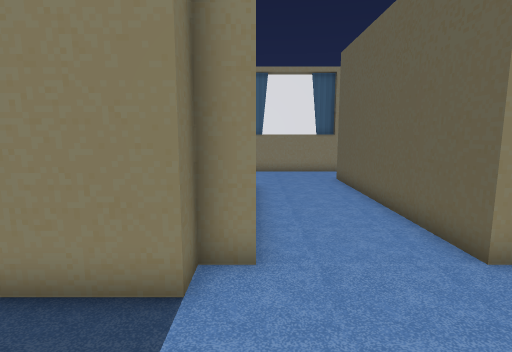
[1] (above)

12 first-person views from a walk through a Unity game level. The camera is 1.5 m above the floor, tilts 8° down and sees 80° across. The floor is counted in squares, 0.67 m on a side. Each view is taken from the middle of a square. On the plan, view 1 faces up. The plan holds only what a view shows up to about 18 squares ahead; the rest is blank. The place goes on beyond the plan. The player character is not drawn. Some surface patterns are stand-ins.

[2]
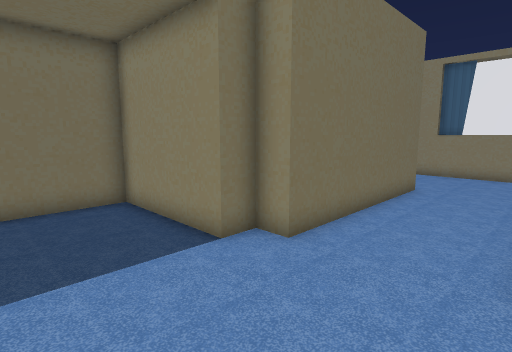

[3]
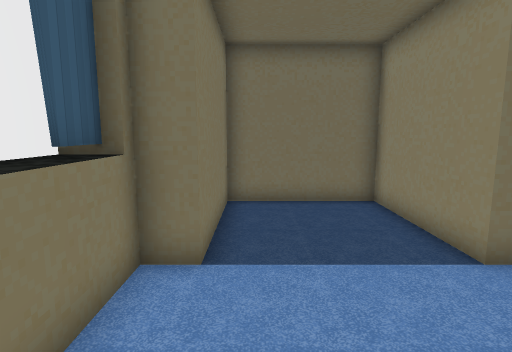

[4]
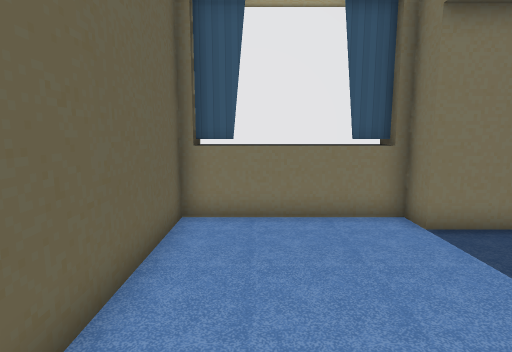

[5]
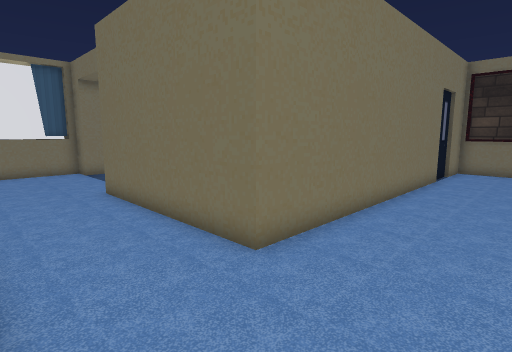

[6]
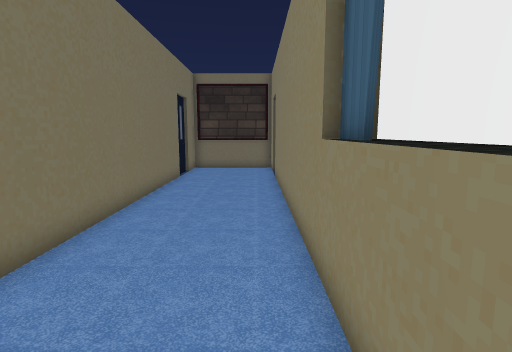

[7]
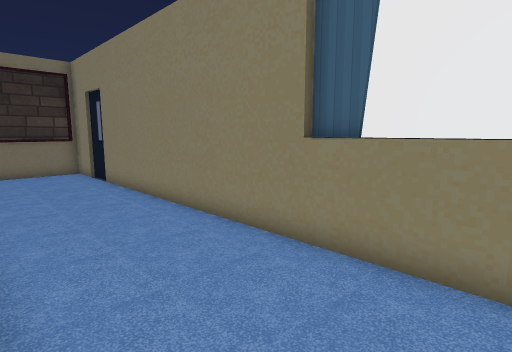

[8]
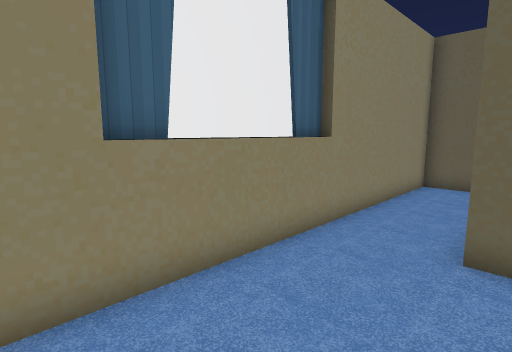

[9]
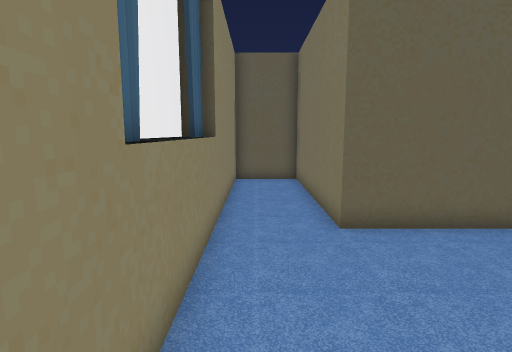

[10]
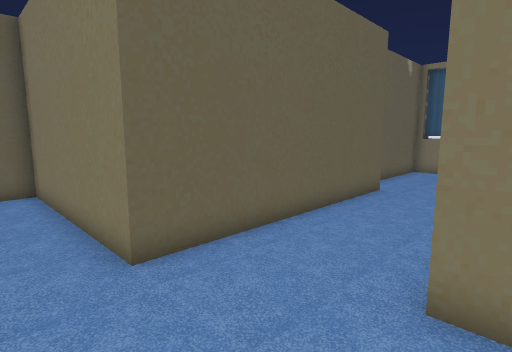

[11]
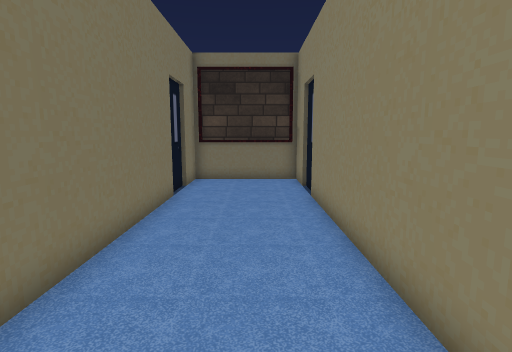

[12]
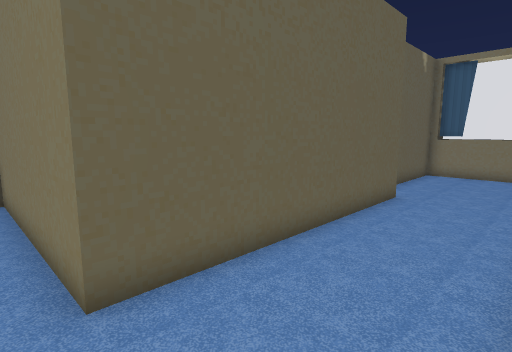

### Floor plan
Key: @ floor where view 1 was taken; # wall or solid block; . floor; ^ raised ledge; C curtain.
Columns run from 16 left of view 1 to 12 right of it. Each row starts with its distance up from view 1.
 19                #^^^^^#
 18 ################C^^^C########
 17 #...........................#
 16 #...........................#
 15 #...................#########
 14 #...................#
 13 #################...#
 12                 #...#
 11                 #...#
 10                 #...#
  9                 #...#
  8                 #...#
  7                 #...#
  6                 #...#
  5                ##...##
  4           ######.....#
  3           #..........#
  2           #..........#
  1           #..........#
  0           #.....@....#
 -1           ######.....#
 -2                #C^^^C#
 -3                #^^^^^#

Where each view was taken, in squares from view 1:
view 1: 0 up, 0 right, facing up
view 2: 0 up, 4 right, facing up-left
view 3: 0 up, 4 right, facing left
view 4: 6 up, 3 right, facing down
view 5: 17 up, 4 right, facing down-left
view 6: 17 up, 4 right, facing left
view 7: 13 up, 3 right, facing up-left
view 8: 14 up, 2 left, facing up-right
view 9: 17 up, 3 left, facing right
view 10: 17 up, 1 left, facing down-right
view 11: 16 up, 1 left, facing left
view 12: 16 up, 0 right, facing down-right
